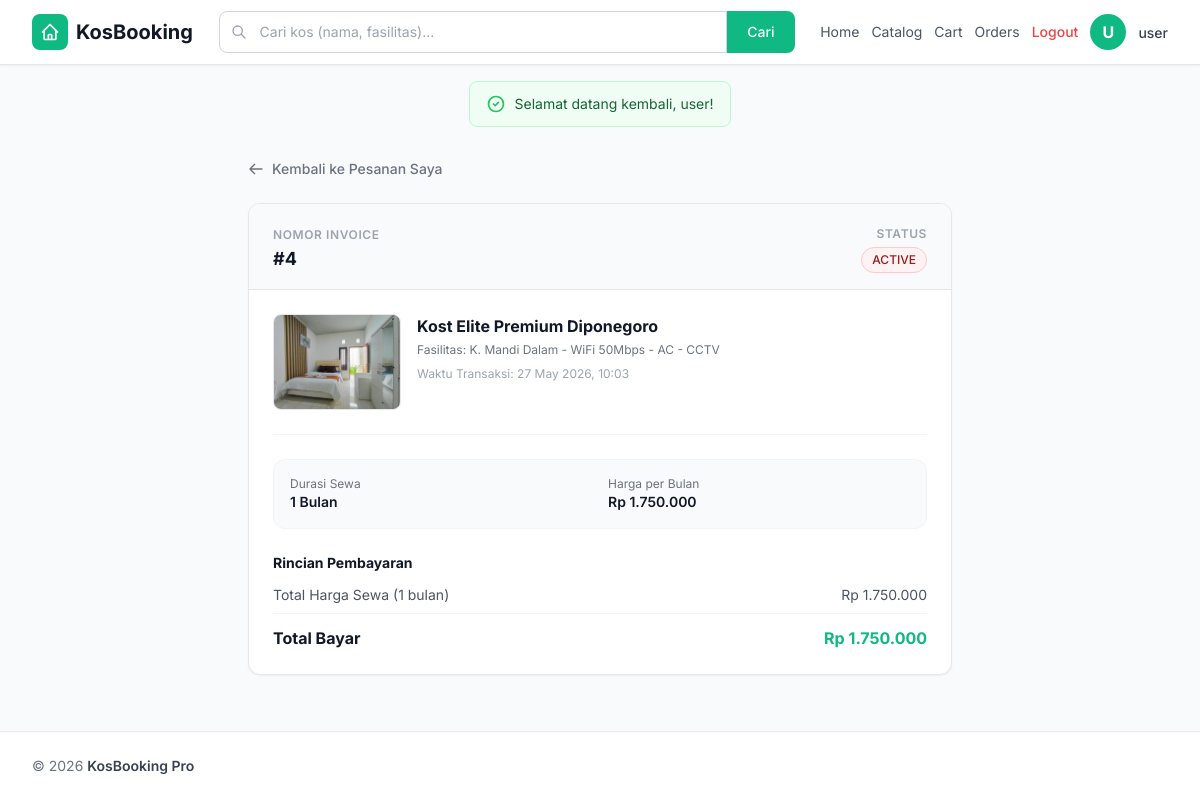
/?page=order_detail&id=4 (signed in), run on the app's committed database.
### tables this page shows
CREATE TABLE `transactions` (
  `id` int NOT NULL,
  `user_id` int NOT NULL,
  `room_id` int NOT NULL,
  `duration_months` int NOT NULL,
  `deposit` decimal(12,2) NOT NULL DEFAULT '0.00',
  `total_amount` decimal(12,2) NOT NULL,
  `status` enum('DRAFT','PENDING_PAYMENT','WAITING_VALIDATION','ACTIVE','CANCELLED') NOT NULL DEFAULT 'DRAFT',
  `payment_proof` varchar(255) DEFAULT NULL,
  `created_at` timestamp NOT NULL DEFAULT CURRENT_TIMESTAMP,
  `expires_at` timestamp NULL DEFAULT NULL
);

CREATE TABLE `rooms` (
  `id` int NOT NULL,
  `name` varchar(100) NOT NULL,
  `description` text,
  `facilities` text,
  `price_per_month` decimal(12,2) NOT NULL,
  `status` enum('Available','Maintenance') NOT NULL DEFAULT 'Available',
  `image_path` varchar(255) DEFAULT NULL,
  `created_at` timestamp NOT NULL DEFAULT CURRENT_TIMESTAMP
);

### includes/helpers.php (called while the page is built, shortened)
<?php
function formatRupiah(float $amount): string
{
    return 'Rp ' . number_format($amount, 0, ',', '.');
}
function e(?string $value): string
{
    return htmlspecialchars($value ?? '', ENT_QUOTES | ENT_SUBSTITUTE, 'UTF-8');
}

### views/order_detail.php (the view, shortened to what this page needs)
<?php
$userId = (int) ($_SESSION['user_id'] ?? 0);
$txId = (int) ($_GET['id'] ?? 0);
$stmt = $pdo->prepare('
    SELECT t.*, r.name as room_name, r.facilities, r.price_per_month, r.image_path
    FROM transactions t
    JOIN rooms r ON t.room_id = r.id
    WHERE t.id = ? AND t.user_id = ?
');
$stmt->execute([$txId, $userId]);
$order = $stmt->fetch();
?>
<div class="max-w-3xl mx-auto px-4 sm:px-6 lg:px-8 py-8">
    <div class="mb-6">
        <a href="?page=orders" class="text-sm text-gray-500 hover:text-gray-900 flex items-center gap-2 font-medium">
            <svg class="w-4 h-4" fill="none" stroke="currentColor" viewBox="0 0 24 24"><path stroke-linecap="round" stroke-linejoin="round" stroke-width="2" d="M10 19l-7-7m0 0l7-7m-7 7h18"/></svg>
            Kembali ke Pesanan Saya
        </a>
    </div>
    <div class="bg-white rounded-xl shadow-sm border border-gray-200 overflow-hidden">
        <div class="bg-gray-50 px-6 py-4 border-b border-gray-200 flex flex-col sm:flex-row justify-between items-start sm:items-center gap-2">
            <div>
                <span class="text-xs text-gray-400 uppercase tracking-wider font-semibold">Nomor Invoice</span>
                <h1 class="text-lg font-bold text-gray-900">#<?= e($order['id']) ?></h1>
            </div>
            <div class="text-left sm:text-right">
                <span class="text-xs text-gray-400 uppercase tracking-wider font-semibold">Status</span>
                <div class="mt-0.5">
                    <?php if ($order['status'] === 'Draft' || $order['status'] === 'Pending'): ?>
                        <span class="inline-flex items-center px-2.5 py-1 rounded-full text-xs font-medium bg-yellow-50 text-yellow-800 border border-yellow-200">Menunggu Pembayaran</span>
                    <?php elseif ($order['status'] === 'Success' || $order['status'] === 'Paid'): ?>
                        <span class="inline-flex items-center px-2.5 py-1 rounded-full text-xs font-medium bg-green-50 text-green-800 border border-green-200">Selesai / Aktif</span>
                    <?php else: ?>
                        <span class="inline-flex items-center px-2.5 py-1 rounded-full text-xs font-medium bg-red-50 text-red-800 border border-red-200"><?= e($order['status']) ?></span>
                    <?php endif; ?>
                </div>
            </div>
        </div>
        <div class="p-6 space-y-6">
            <div class="flex flex-col sm:flex-row gap-4 border-b border-gray-100 pb-6">
                <?php if ($order['image_path'] && file_exists(__DIR__ . '/../' . $order['image_path'])): ?>
                    <img src="<?= e($order['image_path']) ?>" alt="Kamar" class="w-full sm:w-32 h-24 object-cover rounded-lg border border-gray-200 flex-shrink-0">
                <?php endif; ?>
                <div>
                    <h2 class="text-base font-bold text-gray-900"><?= e($order['room_name']) ?></h2>
                    <p class="text-xs text-gray-500 mt-1">Fasilitas: <?= e($order['facilities'] ?: 'Fasilitas standar') ?></p>
                    <p class="text-xs text-gray-400 mt-2">Waktu Transaksi: <?= date('d M Y, H:i', strtotime($order['created_at'])) ?></p>
                </div>
            </div>
            <div class="grid grid-cols-1 sm:grid-cols-2 gap-4 bg-gray-50 p-4 rounded-xl text-sm border border-gray-100">
                <div>
                    <span class="text-gray-500 block text-xs">Durasi Sewa</span>
                    <strong class="text-gray-900 font-semibold"><?= (int)$order['duration_months'] ?> Bulan</strong>
                </div>
                <div>
                    <span class="text-gray-500 block text-xs">Harga per Bulan</span>
                    <strong class="text-gray-900 font-semibold"><?= formatRupiah((float)$order['price_per_month']) ?></strong>
                </div>
            </div>
            <div>
                <h3 class="text-sm font-bold text-gray-900 mb-3">Rincian Pembayaran</h3>
                <div class="space-y-2 text-sm text-gray-600">
                    <div class="flex justify-between">
                        <span>Total Harga Sewa (<?= (int)$order['duration_months'] ?> bulan)</span>
                        <span><?= formatRupiah((float)($order['price_per_month'] * $order['duration_months'])) ?></span>
                    </div>
                    <div class="flex justify-between border-t border-gray-100 pt-3 text-base text-gray-900 font-bold">
                        <span>Total Bayar</span>
                        <span class="text-brand"><?= formatRupiah((float)($order['total_amount'] ?? 0)) ?></span>
                    </div>
                </div>
            </div>
        </div>
    </div>
</div>

### data on the page
transactions: id "4", status "ACTIVE", room.image_path (picture), room.name "Kost Elite Premium Diponegoro", room.facilities "K. Mandi Dalam - WiFi 50Mbps - AC - CCTV", created_at "27 May 2026, 10:03", duration_months "1", room.price_per_month "Rp 1.750.000", formatRupiah((float)($order['price_per_month'] * $order['duration_months'])) "Rp 1.750.000", total_amount "Rp 1.750.000"

### other printed values
$initial "U"
$name "user"
$_flash_success "Selamat datang kembali, user!"
